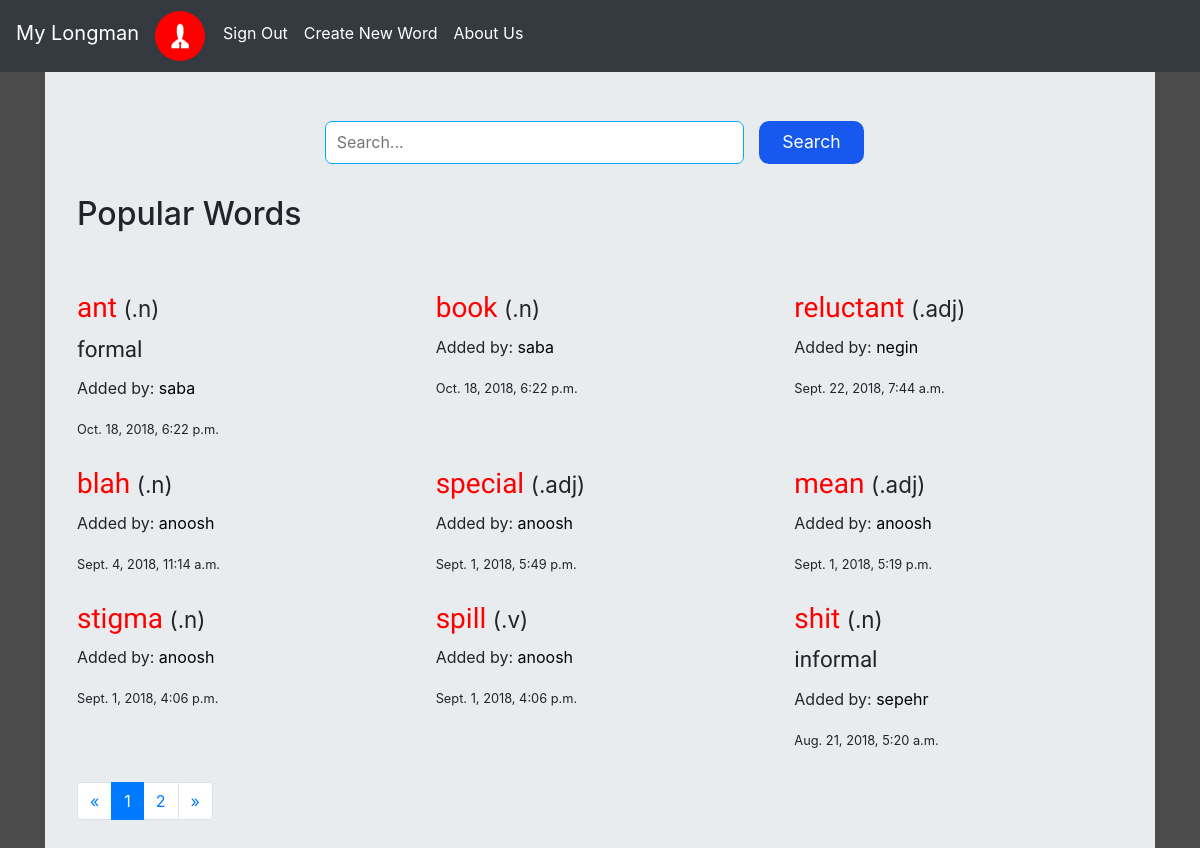
The app's page / (signed in), older data.
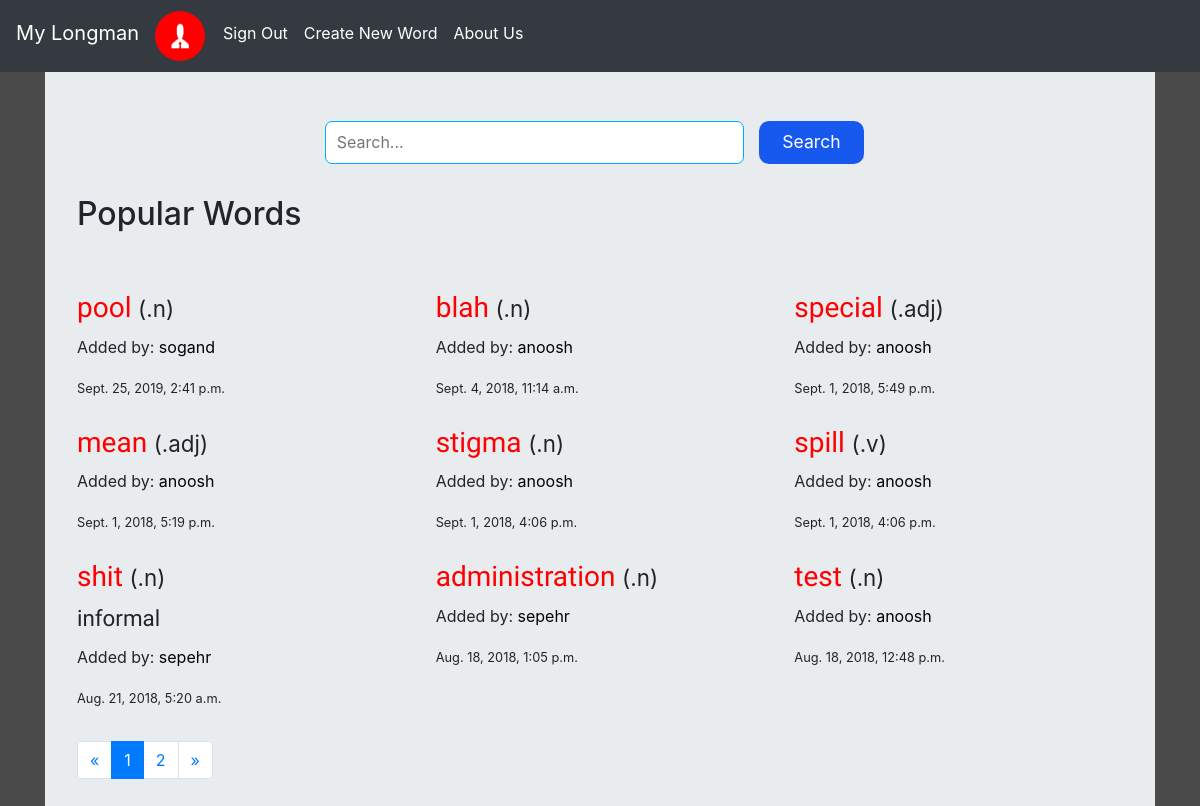
The same page, newer data.
### accounting/models.py (models this page shows)
class myuser(AbstractUser):
    first_name = models.CharField(max_length = 30)
    email = models.EmailField(max_length = 70, unique = True)
    profile_pic = models.ImageField(default = 'default.png')

### words/models.py (models this page shows, shortened)
class word(models.Model):
    spell = models.CharField(max_length=30)
    meanings = models.ManyToManyField('meaning', blank = True)
    mood = models.CharField(max_length = 10)
    note = models.CharField(max_length=30, blank = True, null = True)
    slug = models.CharField(max_length = 30)
    date = models.DateTimeField(auto_now_add=True)
    user = models.ForeignKey(myuser, on_delete = models.CASCADE, blank = True)
    objects = WordManager()
    def __str__(self):
        return self.spell

### words/views.py (the view)
# urls.py: path('', WordsView.as_view(), name = 'home'),
class WordsView(ListView):
    model = word
    template_name = 'words/list.html'
    context_object_name = 'words'
    paginate_by = 9
    def get_queryset(self):
        if self.request.GET.get('q'):
            queryset = word.objects.search(self.request.GET.get('q')).order_by('-date')
        else:
            queryset = word.objects.all().order_by('-date')
        return queryset
    def get_context_data(self, *args, **kwargs):
        context = super(WordsView, self).get_context_data(*args, **kwargs)
        print(context)
        return context

### words/models.py (called while the page is built)
    def get_queryset(self):
        return WordQueryset(self.model, using=self.db)

### words/templates/words/list.html (shortened to what this page needs)
{%extends 'base_layout.html'%}
{% block imp%}
<link rel="stylesheet" href="/static/home.css">
{% endblock imp %}
{% block content %}
    <form action="." method="GET" class="search_form">
        <input type="text" placeholder="Search..." name="q" class="search" value="{{request.GET.q}}">
        <input type="submit" value="Search" class="submit">
    </form>
    <h2 class="title">Popular Words</h2>
    <div class="row">
        {% for word in words %}
            <div class="col-6 col-md-4" id="element">
                <h3><a href="{%url 'words:detailword' slug=word.slug%}" id="spell">{{word.spell}}</a><small id="mood">({{word.mood}})</small></h3>
                {% if word.note != None %}
                    <p class="note">{{word.note}}</p>
                {% endif %}
                <p class="user">Added by: <a href="{% url 'accounting:UserDetail' username=word.user.username %}" style="color: black;">{{word.user}}</a></p>
                <small>{{word.date}}</small>
            </div>
        {% endfor %}
    </div>
    <div class="text-center">
        <nav aria-label="Page navigation example" style="margin-top: 2%;">
            {% if is_paginated %}
            <ul class="pagination">
                {% if page_obj.has_previous %}
                <li class="page-item">
                    <a href="?page={{ page_obj.previous_page_number }}&q={{request.GET.q}}" class="page-link" aria-label="Previous">
                        <span aria-hidden="true">&laquo;</span>
                        <span class="sr-only">Previous</span>
                    </a>
                </li>
                {% else %}
                <li class="page-item">
                    <a class="page-link" href="?page=1&q={{request.GET.q}}" aria-label="Next">
                        <span aria-hidden="true">&laquo;</span>
                    </a>
                </li>
                {% endif %}
                {% for i in paginator.page_range %}
                {% if page_obj.number == i %}
                <li class="page-item active">
                    <a href="?page={{ i }}&q={{request.GET.q}}" class="page-link">{{ i }}
                    </a>
                </li>
                {% else %}
                <li class="page-item">
                    <a href="?page={{ i }}&q={{request.GET.q}}" class="page-link">{{ i }}</a>
                </li>
                {% endif %}
                {% endfor %}
                {% if page_obj.has_next %}
                <li class="page-item">
                    <a href="?page={{ page_obj.next_page_number }}&q={{request.GET.q}}" class="page-link">&raquo;</a>
                </li>
                {% endif %}
            </ul>
            {% endif %}
        </nav>
    </div>
{% endblock %}

### templates/base_layout.html (shortened to what this page needs)
<!DOCTYPE html>
<html lang="en">
<head>
    <link rel="stylesheet" href="https://stackpath.bootstrapcdn.com/bootstrap/4.1.2/css/bootstrap.min.css"
>
    {% block imp %}
    {% endblock imp %}
</head>
<body style="background-color: rgb(75, 75, 75)">
    <nav class="navbar navbar-expand-lg navbar-dark bg-dark fixed-top">
        <a class="navbar-brand" href="{% url 'home' %}" style="margin-bottom: 6px;">My Longman</a>
        <div class="collapse navbar-collapse" id="navbarSupportedContent">
            <ul class="navbar-nav mr-auto">
                {% if user.is_authenticated %}
                <li class="nav-item active">
                    <a href="{% url 'accounting:UserDetail' username=user.username %}"><img src="{{user.profile_pic.url}}" alt="" style="border-radius: 50%; height: 50px; width: 50px; margin-right: 10px; margin-bottom: 3px; margin-top: 3px;"></a>
                </li>
                <li class="nav-item active">
                    <a href="{% url 'accounting:signout'%}" class="nav-link" style="margin-top: 5px;">Sign Out</a>
                </li>
                <li class="nav-item active">
                    <a href="{% url 'words:create_view' %}" class="nav-link" style="margin-top: 5px;">Create New Word</a>
                </li>
                {% endif %}
                <li class="nav-item active">
                    <a href="{% url 'about'%}" class="nav-link" style="margin-top: 5px;">About Us</a>
                </li>
            </ul>
        </div>
    </nav>
    <div class="container">
        <div class="jumbotron" style="padding-top: 10%;">
            {% block content %}
            {% endblock %}
        </div>
    </div>
</body>
</html>

### assets/home.css (style rules this page uses)
#element { margin-top: 1.5%; margin-bottom: 1%; }
#spell { color: red; margin-right: 2%; font-family: 'Concert One', cursive; }
.note { font-family: 'Ranga', cursive; font-size: 1.4em; margin-bottom: 0; }
.user { margin-top: 3%; }
.title { margin-bottom: 4%; }
.submit { border-radius: 10px; background-color: #1758ef; height: 2.4em; width: 6em; color: white; font-size: 1.1em; border: 0px solid rgb(0, 170, 255); margin-top: 1%; margin-right: 1%; margin-left: 1%; margin-bottom: 3%; }
.search { border: 1px solid rgb(0, 170, 255); border-radius: 7px; height: 30%; width: 40%; padding: 1% 1% 1% 1%; }
.search_form { margin: auto; text-align: center; }

Row changes from the older to the newer data that the page shows:
removed word: spell "ant", mood ".n", note "formal", user "saba", date "Oct. 18, 2018, 6:22 p.m."
removed word: spell "book", mood ".n", user "saba", date "Oct. 18, 2018, 6:22 p.m."
removed word: spell "reluctant", mood ".adj", user "negin", date "Sept. 22, 2018, 7:44 a.m."
added word: spell "pool", mood ".n", user "sogand", date "Sept. 25, 2019, 2:41 p.m."
now on this page (row unchanged): word: spell "administration", mood ".n", user "sepehr", date "Aug. 18, 2018, 1:05 p.m."
now on this page (row unchanged): word: spell "test", mood ".n", user "anoosh", date "Aug. 18, 2018, 12:48 p.m."
